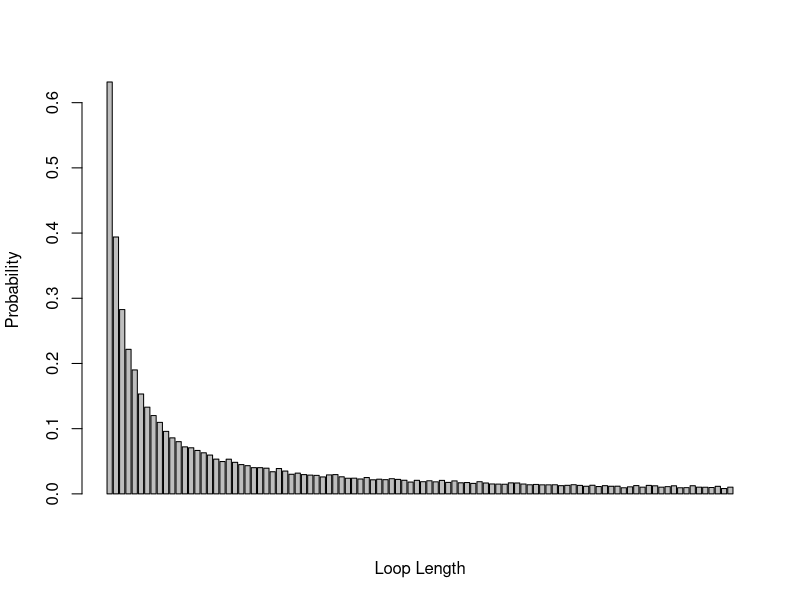

This figure's R source:



"
In order to find the reason why such a high probability under join success probabilities happen,
we try to find the loops( when u[u[· · · u[u[k]] · · · ]] = k) when randomly shuffling cards.

'dloop' function is to estimate the probability of each loop length from 1 to 2n 
occurring at least once in a random shuffling of cards to boxes.

The function takes 'n' (the half number of card) and 'nrep' (the number of replicate simulations, default value is 10000) as input.
Then output the 2n-vector of probabilities.

Detailed Step:
To compute the probability for each loop length, we need to count the existence of loops in one shuffling.
Open the boxes (2n times) similar to strategy 1 for each prisoner k (2n prisoners in total). 
Count 1 for that loop when the prisoner finds his card. 
(Notice: only count 1 even if two prisoners find their numbers through the same loop length under one random shuffling.)
Then, simulating the shulffing card for 'nreps' times.
Finally, calculate the probability for 2n loops.(count numbers of each loop/nreps)
"



dloop <- function(n, nreps = 10000){
  d_prob <- rep(0, 2*n)                     # 'd_prob' is a 2n-vector with value 0. 
  # It is to count the occurrence of each loop.
  
  for (m in 1:nreps){                       # loop through 'nreps' times of shuffling
    u <- sample(1:(2*n))                    # randomly choose 2n cards in [1, 2n] without repeating.
    k <- sample(1:(2*n))                    # randomly choose 2n prisoners in [1, 2n] without repeating.
    success <- rep(0, 2*n)                  # 'success' is a 2n-vector with value 0 for counting the occurrence of each loop in one random shuffling.
    
    
    for (i in 1:(2*n)){                     # loop through 2n prisoner in one shuffling 
      card = u[k[i]]                        # choose the card in the box of the ith prisoner number k[i].
      
      for(length_loop in 1:(2*n)){          # loop through each 'loop' (u[u[·u[u[k]]·]] = k)
        
        if (card == k[i]){                  # Run if the 'loop' occurrs: the prisoner number is found.
          success[length_loop] = 1          # count 1 for the occurrence of that 'loop' at least once in one random shuffling.
          break                             # end 'length_loop' loop 
        }
        card = u[card]                      # open the next box
      }                              
    }                            
    d_prob <- d_prob + success              # accumulate the existence of 'loop' in all shufflings.
  }                                  
  d_prob/nreps                              # calculate the probabilities of 'loop' 
}                                           # it is also the return value of the function.


# example code for 'dloop' function when n = 50 and nreps = 10000 (default).

dloop_probability <- dloop(50)


# We find the probability that there is no loop longer than 50 ([51:100]) in a random reshuffling of cards to boxes.

1-sum(dloop_probability[51:100])

# one possible result: 0.3111. 
# It is similar to the result of joint success probabilities of strategy 1.
# It makes sense. When all prisoners all goes free under strategy 1, it means no prisoner opens more than n boxes (here n = 50).
# It is the same question as the probability that there is no loop > 50.


# Let us to see the graph in bar chart.

barplot(dloop_probability, xlab="Loop Length",ylab="Probability")

# The trend of the probabilities seems like the function of 1/x. The probabilities decrease with the growth of loop length.



